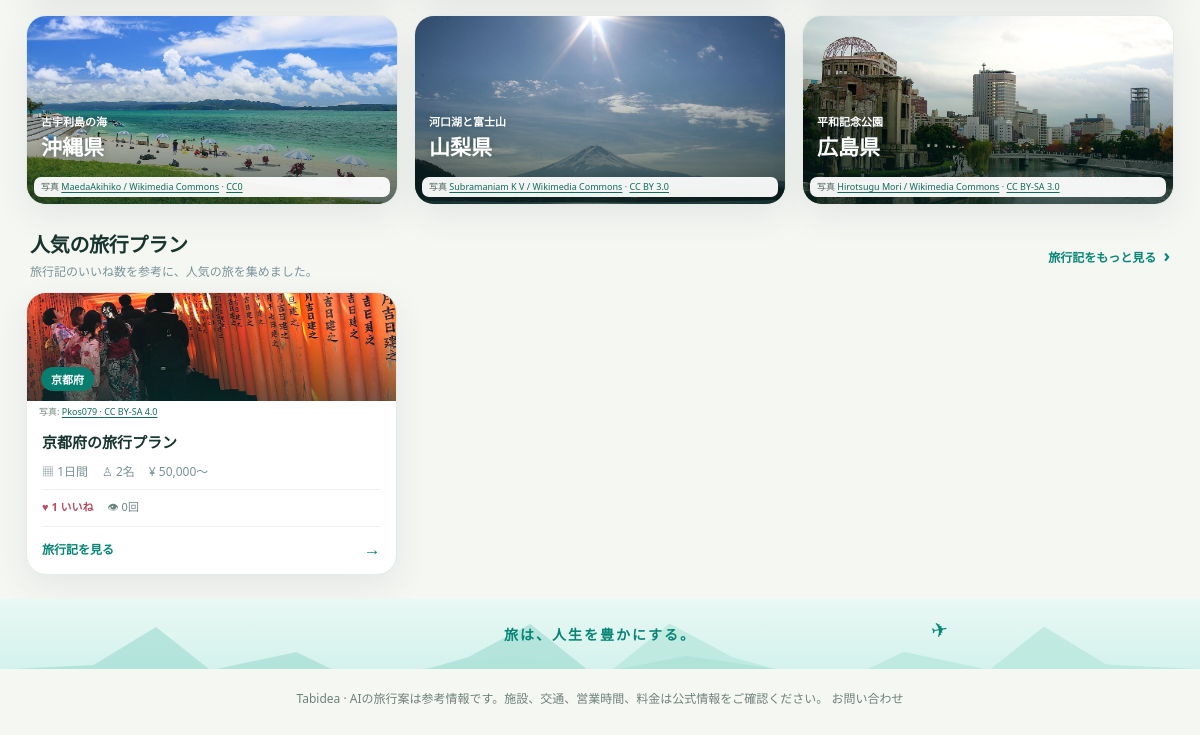
/ (signed in, lower part), run on an earlier commit of the app's database.
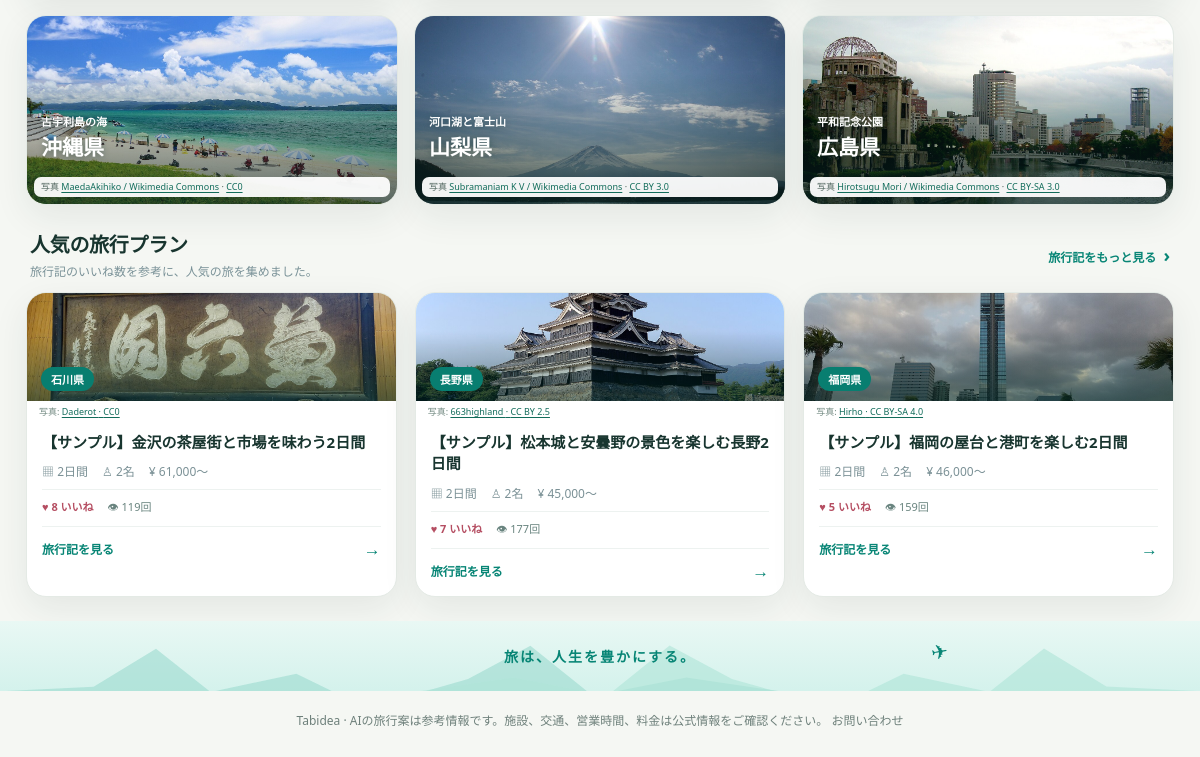
And on a later commit of the database.
### models.py (models this page shows)
class TravelStory(db.Model):
    __tablename__ = "travel_stories"
    id = db.Column(db.Integer, primary_key=True)
    plan_id = db.Column(db.Integer, db.ForeignKey("travel_plans.plan_id", ondelete="CASCADE"), unique=True, nullable=False, index=True)
    user_id = db.Column(db.Integer, db.ForeignKey("user_auth.user_id", ondelete="CASCADE"), nullable=False, index=True)
    introduction = db.Column(db.String(1200), nullable=False, default="")
    is_public = db.Column(db.Boolean, nullable=False, default=True)
    view_count = db.Column(db.Integer, nullable=False, default=0, server_default="0")
    comments_viewed_at = db.Column(db.DateTime(timezone=True), nullable=True)
    created_at = db.Column(db.DateTime(timezone=True), default=utcnow, nullable=False, index=True)
    updated_at = db.Column(db.DateTime(timezone=True), default=utcnow, onupdate=utcnow, nullable=False)
    plan = db.relationship("TravelPlan", back_populates="travel_story")
    user = db.relationship("User")
    likes = db.relationship("TravelStoryLike", back_populates="story", cascade="all, delete-orphan")
    comments = db.relationship("TravelStoryComment", back_populates="story", cascade="all, delete-orphan", order_by="TravelStoryComment.created_at.asc()")

class TravelPlan(db.Model):
    __tablename__ = "travel_plans"
    id = db.Column("plan_id", db.Integer, primary_key=True)
    user_id = db.Column(db.Integer, db.ForeignKey("user_auth.user_id"), nullable=False, index=True)
    group_id = db.Column(db.Integer)
    title = db.Column(db.String(100), nullable=False)
    destination = db.Column(db.String(100), nullable=False)
    start_date = db.Column(db.Date)
    end_date = db.Column(db.Date)
    days = db.Column(db.Integer, nullable=False, default=1)
    num_people = db.Column(db.Integer, nullable=False, default=1)
    budget = db.Column(db.Integer, nullable=False, default=0)
    theme = db.Column(db.String(200), default="")
    preferences = db.Column(db.Text, default="")
    ai_response = db.Column(db.Text, nullable=False)
    created_at = db.Column(db.DateTime(timezone=True), default=utcnow, nullable=False)
    updated_at = db.Column(db.DateTime(timezone=True), default=utcnow, onupdate=utcnow, nullable=False)
    user = db.relationship("User", backref=db.backref("plans", cascade="all, delete-orphan"))
    packing_items = db.relationship("PackingItem", back_populates="plan", cascade="all, delete-orphan", order_by="PackingItem.id")
    travel_story = db.relationship("TravelStory", back_populates="plan", uselist=False, cascade="all, delete-orphan")

### app.py (the view)
    @app.get("/")
    @login_required
    def index():
        popular = []
        if current_user.user_type == "traveler":
            popular_rows = (db.session.query(TravelStory, func.count(TravelStoryLike.id).label("like_count"))
                            .outerjoin(TravelStoryLike, TravelStoryLike.story_id == TravelStory.id)
                            .filter(TravelStory.is_public.is_(True))
                            .group_by(TravelStory.id)
                            .order_by(func.count(TravelStoryLike.id).desc(),
                                      TravelStory.view_count.desc(),
                                      TravelStory.created_at.desc())
                            .limit(3).all())
            for story, like_count in popular_rows:
                story.popular_like_count = int(like_count or 0)
                popular.append(story)
        return page("menu", popular=popular)

### templates/page.html (shortened to what this page needs)
{% extends "base.html" %}
{% block content %}
{% if page=='auth' %}
<div class="auth-wrap"><section class="card"><div class="auth-intro"><span class="brand-mark" style="margin:auto">✈</span><h1 style="margin:12px 0 5px">旅の準備をはじめよう</h1><p>Tabideaで、次の旅を計画しましょう。</p></div>
<div class="auth-tabs"><a class="{{ 'active' if mode=='login' else '' }}" href="{{ url_for('auth',mode='login') }}">ログイン</a><a class="{{ 'active' if mode=='register' else '' }}" href="{{ url_for('auth',mode='register') }}">新規登録</a></div>
<form method="post"><input type="hidden" name="csrf_token" value="{{ csrf_token() }}"><div class="form-grid">
{% if mode=='register' %}<div class="field full"><label for="user-type">アカウント種別</label><select id="user-type" name="user_type"><option value="traveler">旅行者</option><option value="business">事業者</option></select></div><div class="field full"><label for="username">ユーザー名</label><input id="username" name="username" minlength="2" maxlength="50" required placeholder="例：たび好き"></div>{% endif %}
<div class="field full"><label for="email">メールアドレス</label><input id="email" type="email" name="email" required placeholder="you@example.com"></div><div class="field full"><label for="password">パスワード</label><div class="password-control"><input id="password" type="password" name="password" minlength="8" required placeholder="8文字以上"><button class="password-toggle" type="button" aria-label="パスワードを表示" aria-pressed="false" data-password-toggle="password"><svg viewBox="0 0 24 24" aria-hidden="true"><path d="M2 12s3.6-7 10-7 10 7 10 7-3.6 7-10 7S2 12 2 12Z"/><circle cx="12" cy="12" r="3"/></svg></button></div></div>
{% if mode=='register' %}<div class="field full"><label for="password-confirm">パスワード（確認）</label><div class="password-control"><input id="password-confirm" type="password" name="password_confirm" minlength="8" required placeholder="もう一度入力してください"><button class="password-toggle" type="button" aria-label="パスワードを表示" aria-pressed="false" data-password-toggle="password-confirm"><svg viewBox="0 0 24 24" aria-hidden="true"><path d="M2 12s3.6-7 10-7 10 7 10 7-3.6 7-10 7S2 12 2 12Z"/><circle cx="12" cy="12" r="3"/></svg></button></div></div>{% endif %}</div><div class="form-actions"><button id="auth-submit" type="submit">{{ 'ログイン' if mode=='login' else 'アカウントを作成' }}</button></div></form>
<p class="hint" style="text-align:center">{% if mode=='login' %}<a href="{{ url_for('password_reset_request') }}">パスワードを忘れた場合</a><br><br>アカウントをお持ちでない方は<a href="{{ url_for('auth',mode='register') }}">新規登録</a>{% else %}すでにアカウントをお持ちの方は<a href="{{ url_for('auth',mode='login') }}">ログイン</a>{% endif %}</p></section></div>
{% elif page=='menu' %}
{% if current_user.user_type=='traveler' %}
<div class="home-dashboard">
  <section class="home-regions-section">
    <div class="home-region-grid">
      <article class="home-region-card"><img src="{{ url_for('static',filename='demo_business_photos/region_okinawa_kouri.jpg') }}" alt="沖縄県・古宇利島のビーチ" loading="lazy"><a class="home-region-label" href="{{ url_for('reviews_page',prefecture='沖縄県') }}"><small>古宇利島の海</small><b>沖縄県</b></a><span class="home-image-credit">写真 <a href="https://commons.wikimedia.org/wiki/File:Kouri-Beach.jpg" target="_blank" rel="noopener noreferrer">MaedaAkihiko / Wikimedia Commons</a> · <a href="http://creativecommons.org/publicdomain/zero/1.0/" target="_blank" rel="noopener noreferrer">CC0</a></span></article>
      <article class="home-region-card"><img src="{{ url_for('static',filename='demo_business_photos/region_yamanashi_fuji.jpg') }}" alt="山梨県・河口湖から望む富士山" loading="lazy"><a class="home-region-label" href="{{ url_for('reviews_page',prefecture='山梨県') }}"><small>河口湖と富士山</small><b>山梨県</b></a><span class="home-image-credit">写真 <a href="https://commons.wikimedia.org/wiki/File:Mount_Fuji_from_Lake_Kawaguchi.jpg" target="_blank" rel="noopener noreferrer">Subramaniam K V / Wikimedia Commons</a> · <a href="https://creativecommons.org/licenses/by/3.0/" target="_blank" rel="noopener noreferrer">CC BY 3.0</a></span></article>
      <article class="home-region-card"><img src="{{ url_for('static',filename='demo_business_photos/region_hiroshima_dome.jpg') }}" alt="広島県・原爆ドーム" loading="lazy"><a class="home-region-label" href="{{ url_for('reviews_page',prefecture='広島県') }}"><small>平和記念公園</small><b>広島県</b></a><span class="home-image-credit">写真 <a href="https://commons.wikimedia.org/wiki/File:Hiroshima_Peace_Memorial.jpg" target="_blank" rel="noopener noreferrer">Hirotsugu Mori / Wikimedia Commons</a> · <a href="http://creativecommons.org/licenses/by-sa/3.0/" target="_blank" rel="noopener noreferrer">CC BY-SA 3.0</a></span></article>
    </div>
  </section>
  <section class="home-plans-section">
    <div class="home-section-heading home-plan-heading"><div><h2>人気の旅行プラン</h2><p>旅行記のいいね数を参考に、人気の旅を集めました。</p></div><a href="{{ url_for('journey_feed',tab='community',sort='likes') }}">旅行記をもっと見る <span>›</span></a></div>
    {% if popular %}<div class="home-plan-grid">{% for story in popular %}{% set p=story.plan %}{% set cover=namespace(photo=None) %}{% for prefecture,photo in prefecture_photos.items() %}{% set short_name=prefecture.replace('県','').replace('府','').replace('都','') %}{% if (prefecture in p.destination or short_name in p.destination) and not cover.photo %}{% set cover.photo=photo %}{% endif %}{% endfor %}<article class="home-plan-card"><a href="{{ url_for('journey_detail',story_id=story.id) }}" class="home-plan-cover{% if not cover.photo %} home-plan-cover-generic{% endif %}">{% if cover.photo %}<img src="{{ url_for('static',filename='prefecture_photos/' ~ cover.photo.file) }}" alt="{{ cover.photo.place or p.destination }}（{{ p.destination }}）" loading="lazy">{% else %}<span class="home-plan-cover-symbol" aria-hidden="true">✈</span>{% endif %}<span>{{ p.destination }}</span></a>{% if cover.photo %}<p class="home-plan-photo-credit">写真: <a href="{{ cover.photo.source_url }}" target="_blank" rel="noopener noreferrer">{{ cover.photo.author or 'Wikimedia Commons' }} · {{ cover.photo.license }}</a></p>{% endif %}<div class="home-plan-info"><h3><a href="{{ url_for('journey_detail',story_id=story.id) }}">{{ p.title }}</a></h3><p><span>▦ {{ p.days }}日間</span><span>♙ {{ p.num_people }}名</span>{% if p.budget %}<span>¥ {{ '{:,}'.format(p.budget) }}〜</span>{% endif %}</p><p class="home-popular-stats"><span>♥ {{ story.popular_like_count }} いいね</span><span>👁 {{ story.view_count }}回</span></p><a class="home-plan-open" href="{{ url_for('journey_detail',story_id=story.id) }}">旅行記を見る <b>→</b></a></div></article>{% endfor %}</div>{% else %}<div class="home-empty-plans"><span>✈</span><div><h3>旅行記から人気の旅を見つけよう</h3><p>公開中の旅行記がまだありません。自分のプランを旅行記として共有できます。</p></div><a class="button" href="{{ url_for('plans') }}">プランを確認 <b>→</b></a></div>{% endif %}
  </section>
  <div class="home-horizon" aria-hidden="true"><span>旅は、人生を豊かにする。</span><i>✈</i></div>
</div>
{% endif %}
{% endif %}
{% endblock %}

### templates/base.html (shortened to what this page needs)
<!doctype html>
<html lang="ja"><head><link rel="stylesheet" href="{{ url_for('static',filename='style.css',v='20261027-2') }}"><link rel="stylesheet" href="{{ url_for('static',filename='business-photos.css',v='20261021-1') }}"><link rel="stylesheet" href="{{ url_for('static',filename='hamburger-menu.css',v='20261021-3') }}">{% if current_user.is_authenticated and current_user.user_type=='traveler' %}<link rel="stylesheet" href="{{ url_for('static',filename='home.css',v='20261028-1') }}">{% endif %}<link rel="stylesheet" href="{{ url_for('static',filename='app-shell.css',v='20261028-1') }}"></head>
<body class="{% if page!='menu' %}app-page app-page-{{ page }}{% endif %}">
<main class="wrap{% if page=='menu' and current_user.is_authenticated and current_user.user_type=='traveler' %} home-wrap{% endif %}">{% block content %}{% endblock %}</main>
<footer>Tabidea · AIの旅行案は参考情報です。施設、交通、営業時間、料金は公式情報をご確認ください。 <a href="{{ url_for('contact') }}">お問い合わせ</a></footer></body></html>

### static/style.css (style rules this page uses)
:root { --ink:#18352f;--muted:#6e807b;--paper:#f5f7f3;--white:#fff;--green:#126c5b;--mint:#dcf3e9;--orange:#f59e60;--line:#e4eae5;--shadow:0 12px 35px rgba(24,53,47,.08) }
* { box-sizing:border-box }
body { margin:0;background:var(--paper);color:var(--ink);font-family:"Yu Gothic UI","Meiryo",system-ui,sans-serif }
a { color:inherit;text-decoration:none }
.wrap { max-width:1160px;margin:0 auto;padding:34px 22px 72px }
:root { --ink:#18352f;--muted:#6e807b;--paper:#f5f7f3;--white:#fff;--green:#126c5b;--mint:#dcf3e9;--line:#e4eae5;--shadow:0 12px 35px rgba(24,53,47,.08) }
body { background:var(--paper);color:var(--ink) }
.wrap+footer { color:var(--muted);font-size:12px;text-align:center;padding:20px 16px 28px }

What changed in the data, as far as the page shows it:
no longer on this page (row unchanged): TravelStory: photo "Pkos079", photo.license "CC BY-SA 4.0", popular_like_count "1", view_count "0"
no longer on this page (row unchanged): TravelPlan: destination "京都府", title "京都府の旅行プラン", days "1", num_people "2", budget "50,000"
added TravelStory: shows a picture, photo "Daderot", photo.license "CC0", popular_like_count "8", view_count "119"
added TravelPlan: destination "石川県", title "【サンプル】金沢の茶屋街と市場を味わう2日間", days "2", num_people "2", budget "61,000"
added TravelStory: shows a picture, photo "663highland", photo.license "CC BY 2.5", popular_like_count "7", view_count "177"
added TravelPlan: destination "長野県", title "【サンプル】松本城と安曇野の景色を楽しむ長野2日間", days "2", num_people "2", budget "45,000"
added TravelStory: shows a picture, photo "Hirho", photo.license "CC BY-SA 4.0", popular_like_count "5", view_count "159"
added TravelPlan: destination "福岡県", title "【サンプル】福岡の屋台と港町を楽しむ2日間", days "2", num_people "2", budget "46,000"
